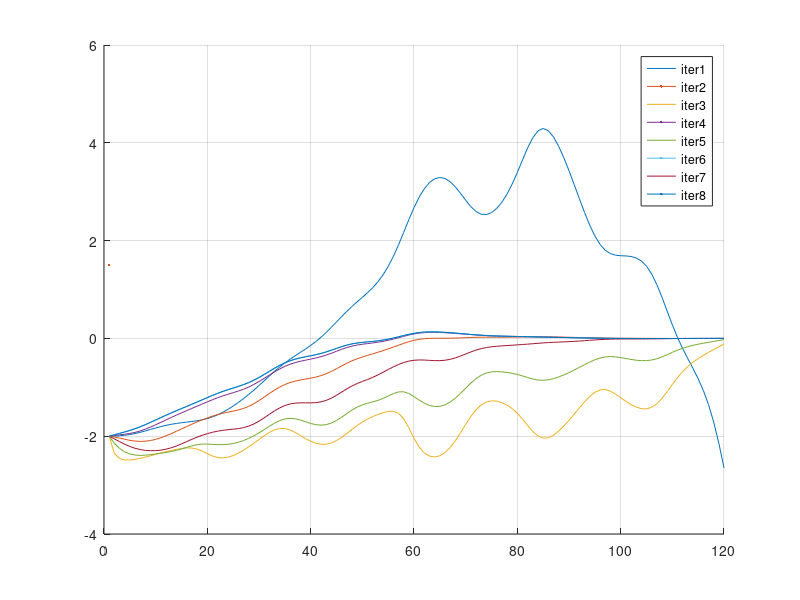
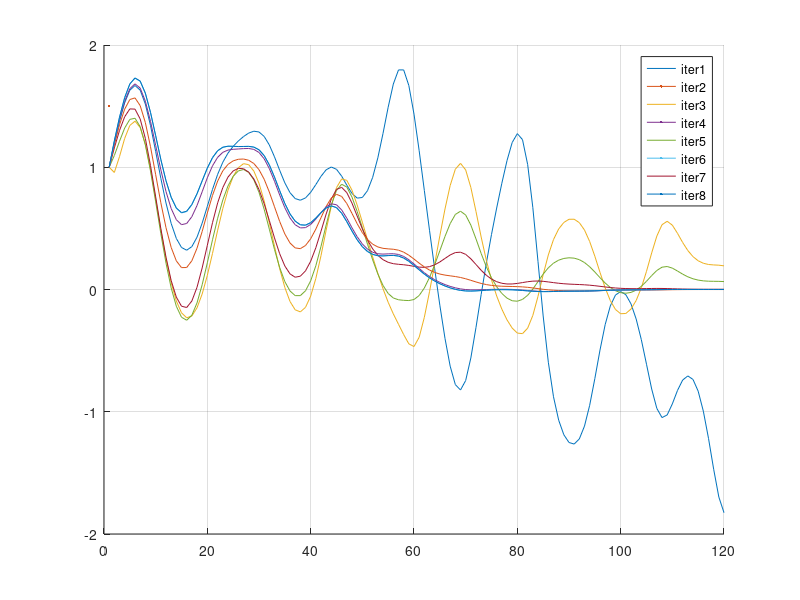

Here is the MATLAB script that generated these plots, in order:
close all; clear; clc;

% This file implements the policy-iteration method for linear, time-varying
% discrete-time systems described in the paper.

% important values mentioned in the example in the paper
n = 2;
m = 1;
k0 = 0;
N = 120;
k = k0:N-1;

% system matrices
A = @(k) [1, 0.0025*k;
    -0.1*cos(0.3*k), 1 + (0.05^1.5)*sqrt(k)*sin(0.5*k)];
B = @(k) 0.05*[1; 1 - 1/(0.1*k + 3)];

% weight matrices
Q = @(k) (0.04*k + 2)*eye(n);
R = @(k) (5 - 0.02*k);
Q_N = 50*eye(n); % referred to as F in the paper


% value function matrices
iter = 8; % number of iterations for Policy Iteration

% initial guess for L matrix
L = zeros(1,n,N,iter+1);
V = zeros(n,n,N,iter);
x = zeros(n,1,N,iter+1);
% state-transition matrices
% Phi - 120 different matrices, where ith matrix is Phi(N,i)
Phi = zeros(n,n,N,iter);

% Policy Iteration Loop
for i = 1:iter 
    x(:,:,1,i) = [-2; 1]; % initial state in every iteration
    % compute the state transition matrices at the iteration
    % help matrices A_k,L
    % Phi - 120 different matrices, where ith matrix is Phi(N,i)
    Phi(:,:,N,i) = eye(n);
    for j = N-1:-1:k0+1
        Phi(:,:,j,i) = Phi(:,:,j+1,i)*(A(j) - B(j)*L(:,:,j,i));
    end
    % Compute the value function for the current policy at each time step
    V(:,:,N,i) = Q_N;
    % apply Lyapunov equation
    for j = N-1:-1:k0+1
        Abar = (A(j) - B(j)*L(:,:,j,i));
        V(:,:,j,i) = Abar'*V(:,:,j+1,i)*Abar + Q(j) + ...
                L(:,:,j,i)'*R(j)*L(:,:,j,i);
    end

    % Update the policy L based on the value function
    for j = N-1:-1:k0+1
        L(:,:,j,i+1) = inv(R(j) + B(j)'*V(:,:,j+1,i)*B(j))*B(j)'*V(:,:,j+1,i)*A(j); %#ok
    end

    % computing trajectory using current iteration matrices
    for j = k0+1:N-1
        x(:,:,j+1,i) = A(j)*x(:,:,j,i) - B(j)*L(:,:,j,i)*x(:,:,j,i);
    end
end

state1PI = zeros(N,1);
state2PI = zeros(N,1);
for i = 1:N
    for j = 1:iter
        state1PI(i,j) = x(1,:,i,j);
        state2PI(i,j) = x(2,:,i,j);
    end
end

figure;
hold on
for i = 1:iter
    plot(k0+1:N, state1PI(:,i), linewidth=1.5)
end
grid on
legend('iter1','iter2','iter3','iter4','iter5','iter6','iter7','iter8')

figure;
hold on
for i = 1:iter
    plot(k0+1:N, state2PI(:,i), linewidth=1.5)
end
grid on
legend('iter1','iter2','iter3','iter4','iter5','iter6','iter7','iter8')
